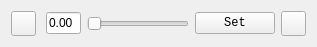
<?xml version="1.0" encoding="UTF-8"?>
<ui version="4.0">
 <class>in_item_Main</class>
 <widget class="QWidget" name="in_item_Main">
  <property name="geometry">
   <rect>
    <x>0</x>
    <y>0</y>
    <width>317</width>
    <height>43</height>
   </rect>
  </property>
  <property name="windowTitle">
   <string>Form</string>
  </property>
  <layout class="QHBoxLayout" name="horizontalLayout">
   <item>
    <widget class="MPushButton" name="edit_btn">
     <property name="minimumSize">
      <size>
       <width>25</width>
       <height>25</height>
      </size>
     </property>
     <property name="maximumSize">
      <size>
       <width>25</width>
       <height>25</height>
      </size>
     </property>
     <property name="styleSheet">
      <string notr="true">QPushButton{
border-image: url(:/icon/SHAPES_additionalActions.png);
}
QPushButton:hover{
border-image: url(:/icon/SHAPES_additionalActions_light.png);
}
QPushButton:pressed{
border-image: url(:/icon/SHAPES_additionalActions_light.png);
}
</string>
     </property>
     <property name="text">
      <string/>
     </property>
    </widget>
   </item>
   <item>
    <spacer name="horizontalSpacer">
     <property name="orientation">
      <enum>Qt::Horizontal</enum>
     </property>
     <property name="sizeType">
      <enum>QSizePolicy::Minimum</enum>
     </property>
     <property name="sizeHint" stdset="0">
      <size>
       <width>4</width>
       <height>21</height>
      </size>
     </property>
    </spacer>
   </item>
   <item>
    <widget class="MLineEdit" name="val_le">
     <property name="maximumSize">
      <size>
       <width>35</width>
       <height>16777215</height>
      </size>
     </property>
     <property name="font">
      <font>
       <family>Segoe UI</family>
      </font>
     </property>
     <property name="text">
      <string>0.00</string>
     </property>
    </widget>
   </item>
   <item>
    <widget class="MSlider" name="val_slider">
     <property name="maximum">
      <number>100</number>
     </property>
     <property name="orientation">
      <enum>Qt::Horizontal</enum>
     </property>
    </widget>
   </item>
   <item>
    <widget class="MPushButton" name="set_btn">
     <property name="font">
      <font>
       <family>Consolas</family>
      </font>
     </property>
     <property name="text">
      <string>Set</string>
     </property>
    </widget>
   </item>
   <item>
    <widget class="QPushButton" name="delete_btn">
     <property name="minimumSize">
      <size>
       <width>25</width>
       <height>25</height>
      </size>
     </property>
     <property name="maximumSize">
      <size>
       <width>25</width>
       <height>25</height>
      </size>
     </property>
     <property name="font">
      <font>
       <family>Arial</family>
      </font>
     </property>
     <property name="styleSheet">
      <string notr="true">QPushButton{
border-image: url(:/icon/SHAPES_keyDeleteAll.png);
}
QPushButton:hover{
border-image: url(:/icon/SHAPES_keyDeleteAll_light.png);
}
QPushButton:pressed{
border-image: url(:/icon/SHAPES_keyDeleteAll_light.png);
}
</string>
     </property>
     <property name="text">
      <string/>
     </property>
    </widget>
   </item>
  </layout>
 </widget>
 <customwidgets>
  <customwidget>
   <class>MPushButton</class>
   <extends>QPushButton</extends>
   <header>dayu_widgets.push_button</header>
  </customwidget>
  <customwidget>
   <class>MLineEdit</class>
   <extends>QLineEdit</extends>
   <header>dayu_widgets.line_edit</header>
  </customwidget>
  <customwidget>
   <class>MSlider</class>
   <extends>QSlider</extends>
   <header>dayu_widgets.slider</header>
  </customwidget>
 </customwidgets>
 <resources>
  <include location="../../../../dayu_widgets/static/icon.qrc"/>
 </resources>
 <connections/>
</ui>
